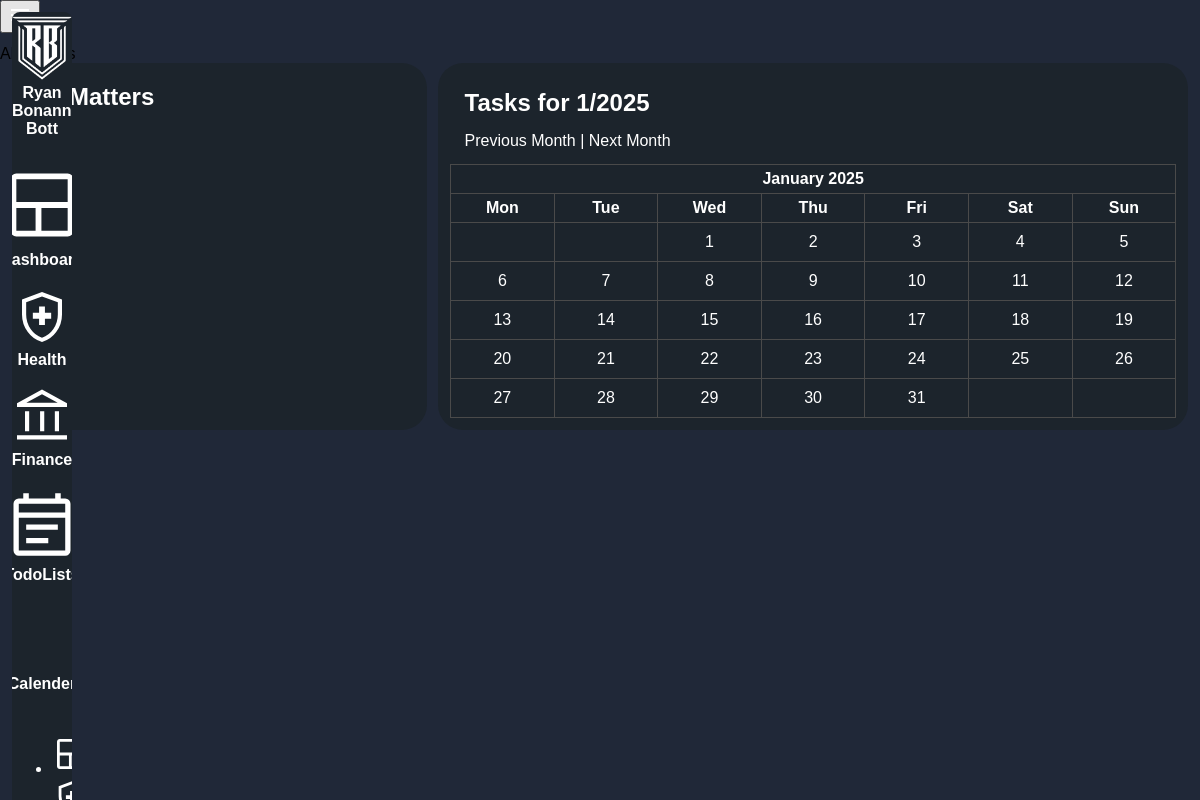
The page /project/matters/?year=2025&month=1 on the database as committed earlier.
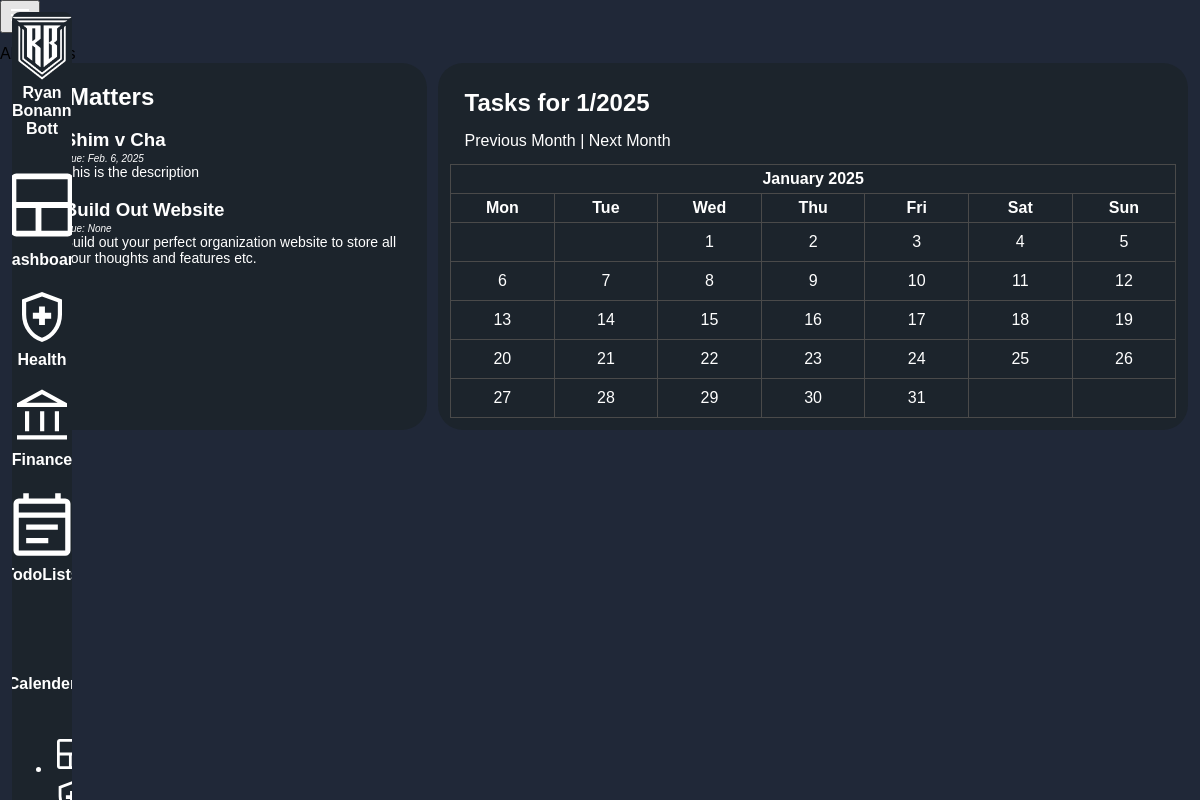
The same page on the database as committed later.
### Progman/models.py (models this page shows, shortened)
class Matter(models.Model):
    name = models.CharField(max_length=250)
    type = models.ForeignKey(MatterType, on_delete=models.SET_NULL, null=True, blank=True, related_name="matters")
    client = models.ForeignKey(Client, on_delete=models.SET_NULL, null=True, blank=True, related_name="matters")
    start_date = models.DateField(null=True, blank=True)
    due_date = models.DateField(null=True, blank=True)
    description = models.TextField(null=True, blank=True) # Put your Notes Here
    status = models.ForeignKey(MatterStatus, on_delete=models.SET_NULL, null=True, blank=True, related_name="matters")
    percent_complete = models.FloatField(null=True, blank=True)
    final_product = models.FileField(upload_to="documents/", null=True, blank=True)
    created_at = models.DateTimeField(auto_now_add=True)
    updated_at = models.DateTimeField(auto_now=True)

### Progman/views.py (the view)
# urls.py: path('matters/', views.MatterListView.as_view(), name='matter_list'),
class MatterListView(ListView):
    model = Matter
    template_name = 'note/matter_list.html'
    context_object_name = 'matters'
    def get_context_data(self, **kwargs):
        context = super().get_context_data(**kwargs)
        now = datetime.now()
        year = self.request.GET.get("year", now.year)
        month = self.request.GET.get("month", now.month)
        try:
            year = int(year)
            month = int(month)
        except ValueError:
            year, month = now.year, now.month
        if month < 1:
                year = year-1
                month = 12
        elif month > 12:
            year = year+1
            month = 1
        tasks = Routine.objects.filter(due_date__year=year, due_date__month=month)
        task_dict = {}
        for task in tasks:
            task_day = task.due_date.day
            if task_day not in task_dict:
                task_dict[task_day] = []
            task_dict[task_day].append(task)
        calendar_html = TaskCalendar(year, month, task_dict).formatmonth(year, month)
        context["calendar"] = calendar_html
        context["year"] = year
        context["month"] = month
        return context

### Progman/views.py (called while the page is built)
    def formatday(self, day, weekday):
        if day == 0:
            return '<td class="noday">&nbsp;</td>'  # Empty day
        task_html = ""
        if day in self.tasks:
            for task in self.tasks[day]:
                task_html += f'<br><span class="task">{task.matter}<br>{task.name}</span> <br> '
        return f'<td class="{self.cssclasses[weekday]}">{day}{task_html}</td>'

    def formatmonth(self, theyear, themonth, withyear=True):
        return f'<table border="0" cellpadding="0" cellspacing="0" class="calendar">\n' + \
               f"{self.formatmonthname(theyear, themonth, withyear=withyear)}\n" + \
               f"{self.formatweekheader()}\n" + \
               "\n".join(self.formatweek(week) for week in self.monthdays2calendar(theyear, themonth)) + \
               "\n</table>"

### Progman/templates/note/matter_list.html (shortened to what this page needs)
{% extends "base/base.html" %}
{% load static %}
{%load crispy_forms_tags %}
{% block template %}
<body>
    <div class="header"  style="padding-top:1%">
        <div class="title"><b></b>All Matters<b></b></div>
    </div>
    <div class="Grid_toprow">
        <div id="TopRowChild" class="totalspentmade" style="width: 30%">
            <h2 style="margin: 2%;">All Matters</h2>
            <ul>
                {% for matter in matters %}
                    <a style="text-decoration: none; color: white" href="{% url 'matter_detail' matter.pk %}">
                    <h3 style="margin-bottom: 2px"> {{ matter.name }} </h3> </a>
                    <div style="margin-top: 0px; font-size:10px;"><i>Due: {{ matter.due_date }}</i></div>
                    <div style="margin-top: 0px; font-size:14px;">{{ matter.description }}</div>
                {% endfor %}
            </ul>
        </div>
        <div id="TopRowChild" class="thisweeklastweek">
            <h2 style="margin: 2%;">Tasks for {{ month }}/{{ year }}</h2>
            <div  style="margin: 2%;">
                <a href="{% url 'matter_list' %}?year={{ year }}&month={{ month|add:'-1' }}" class="btn btn-link" style="text-decoration: none; color: white">Previous Month</a>
                |
                <a href="{% url 'matter_list' %}?year={{ year }}&month={{ month|add:'1' }}" class="btn btn-link" style="text-decoration: none; color: white">Next Month</a>
            </div>
            <div>
                {{ calendar|safe }}
            </div>
        </div>
    </div>
</body>
{% endblock %}

### Admin/templates/base/base.html (shortened to what this page needs)
{% load static %}
<!DOCTYPE html>
<html lang="en">
<head>
    <link rel="stylesheet" href="{% static 'css/style.css' %}">
    <link rel="stylesheet" href="{% static 'css/homepage.css' %}">
</head>
<body>
    <div class="wrapper" id="wrapper">
        <div class="sidebar" id="sidebar-wrapper">
            <div class="center"><img src="{% static 'Assets\IMG_7070_transparent.png' %}" class="logo" id="Logo" alt="Logo"></div>
            <div class="sidebar-heading" id="Main_name"><b>Ryan Bonanni-Bott</b></div>
            <ul class="menu" id="menu_open">
                <li><a href="#" class="menu-item"><img src="{% static 'Assets\SVG\dashboard2.svg' %}" class="icon"> <b>Dashboard</b></a></li>
                <li><a href="#" class="menu-item"><img src="{% static 'Assets\SVG\health.svg' %}" class="icon"> <b>Health</b></a></li>
                <li><a href="#" class="menu-item"><img src="{% static 'Assets\SVG\finance.svg' %}" class="icon"> <b>Finance</b></a></li>
                <li><a href="#" class="menu-item"><img src="{% static 'Assets\SVG\todo.svg' %}" class="icon"><b>TodoLists</b></a></li>
                <li><a href="#" class="menu-item"><img src="{% static 'Assets\SVG\calender.svg' %}" class="icon"> <b>Calender</b></a></li>
            </ul>
            <ul class="menu_hidden" id="menu_collapsed">
                <li><a href="#" class="menu-item" id="Icon"><img src="{% static 'Assets\SVG\dashboard2.svg' %}" class="icon"></a></li>
                <li><a href="#" class="menu-item" id="Icon"><img src="{% static 'Assets\SVG\health.svg' %}" class="icon"></a></li>
            </ul>
        </div>
        <div class="main-content" id="page-content-wrapper">
            <div class="navbar">
                <button class="toggle-btn" id="menu-toggle"><img src = "{% static 'Assets\SVG\menu.svg' %}"></button>
            </div>
            <div class="content">
                {% block template %}
                {% endblock %}
            </div>
        </div>
    </div>
</body>
</html>

### staticfiles/css/style.css (style rules this page uses)
body { margin: 0; font-family: Arial, sans-serif; background-color: #202838; background-color: #202838; }
.sidebar { position: fixed; width: 5vw; height: 100vh; overflow-x: hidden; left: 0; margin: 1%; border-radius: clamp(8px, 8px, 20px); display: flex; flex-direction: column; justify-content: flex-start; background-color: #1c242c; color: white; transition: width 0.3s; text-align: center; }
.logo { padding-top: 5%; background: #1c242c; max-width: 100%; }
.menu { display: flex; justify-content: center; flex-direction: column; align-items: center; padding-right: 0; }
.menu, .menu_text { list-style-type: none; padding: 0; }
.menu li { align-items: center; }
.menu a { max-width: 100%; align-items: center; list-style-type: none; text-decoration: none; color: white; }
.menu a img { width: 100%; height: auto; }
.menu li, .menu_text li { padding: 15% 0; }

### Progman/templates/note/matter_list.html (style rules this page uses)
.Grid_toprow { display: flex; flex-direction: row; justify-content: space-between; gap: 1%; padding: 0% 1% 0% 1%; }
#TopRowChild:first-child { flex-basis: 35%; flex-grow: 0; max-width: 35%; }
#TopRowChild:last-child { flex-basis: 65%; flex-grow: 0; max-width: 65%; }
#TopRowChild { color: white; background-color: #1c242c; padding: 1%; border-radius: 25px; }
.calendar { width: 100%; border-collapse: collapse; }
.calendar td, .calendar th { border: 1px solid #4a4a4a; text-align: center; vertical-align: top; padding: 10px; width: calc(100% / 7); height: 100px; position: relative; height: auto; }
.calendar th { background-color: #1c242c; color: white; font-weight: bold; padding: 5px; height: auto; text-align: center; }
.calendar .noday { background-color: #1c242c; height: auto; }

Rows that differ between the two databases and show on the page:
added Matter: name "Shim v Cha", due_date "Feb. 6, 2025", description "This is the description"
added Matter: name "Build Out Website", due_date "None", description "Build out your perfect organization website to store all your thoughts and features etc."
